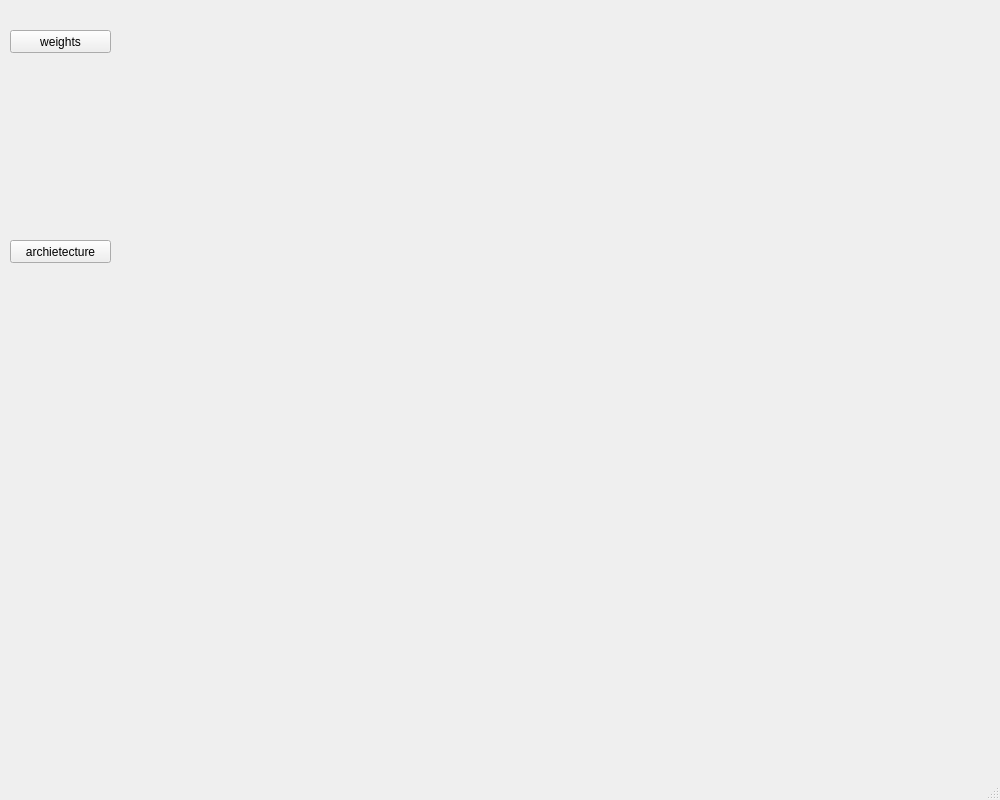
<?xml version="1.0" encoding="UTF-8"?>
<ui version="4.0">
 <class>MainWindow</class>
 <widget class="QMainWindow" name="MainWindow">
  <property name="geometry">
   <rect>
    <x>0</x>
    <y>0</y>
    <width>1000</width>
    <height>800</height>
   </rect>
  </property>
  <property name="windowTitle">
   <string>MainWindow</string>
  </property>
  <widget class="QWidget" name="centralwidget">
   <widget class="MatplotlibWidget" name="matplotlibwidget_static" native="true">
    <property name="geometry">
     <rect>
      <x>399</x>
      <y>10</y>
      <width>301</width>
      <height>700</height>
     </rect>
    </property>
   </widget>
   <widget class="QPushButton" name="pushButton">
    <property name="geometry">
     <rect>
      <x>10</x>
      <y>30</y>
      <width>101</width>
      <height>23</height>
     </rect>
    </property>
    <property name="text">
     <string>weights</string>
    </property>
   </widget>
   <widget class="QPushButton" name="pushButton_2">
    <property name="geometry">
     <rect>
      <x>10</x>
      <y>240</y>
      <width>101</width>
      <height>23</height>
     </rect>
    </property>
    <property name="text">
     <string>archietecture</string>
    </property>
   </widget>
   <widget class="MatplotlibWidget" name="matplotlibwidget_static_2" native="true">
    <property name="geometry">
     <rect>
      <x>230</x>
      <y>30</y>
      <width>911</width>
      <height>701</height>
     </rect>
    </property>
   </widget>
  </widget>
  <widget class="QMenuBar" name="menubar">
   <property name="geometry">
    <rect>
     <x>0</x>
     <y>0</y>
     <width>1000</width>
     <height>23</height>
    </rect>
   </property>
  </widget>
  <widget class="QStatusBar" name="statusbar"/>
 </widget>
 <customwidgets>
  <customwidget>
   <class>MatplotlibWidget</class>
   <extends>QWidget</extends>
   <header location="global">matplotlibwidget.h</header>
   <container>1</container>
  </customwidget>
 </customwidgets>
 <resources/>
 <connections>
  <connection>
   <sender>pushButton</sender>
   <signal>clicked()</signal>
   <receiver>matplotlibwidget_static</receiver>
   <slot>show()</slot>
   <hints>
    <hint type="sourcelabel">
     <x>84</x>
     <y>56</y>
    </hint>
    <hint type="destinationlabel">
     <x>499</x>
     <y>78</y>
    </hint>
   </hints>
  </connection>
  <connection>
   <sender>pushButton_2</sender>
   <signal>clicked()</signal>
   <receiver>matplotlibwidget_static_2</receiver>
   <slot>show()</slot>
   <hints>
    <hint type="sourcelabel">
     <x>36</x>
     <y>276</y>
    </hint>
    <hint type="destinationlabel">
     <x>245</x>
     <y>219</y>
    </hint>
   </hints>
  </connection>
  <connection>
   <sender>pushButton</sender>
   <signal>clicked()</signal>
   <receiver>matplotlibwidget_static_2</receiver>
   <slot>hide()</slot>
   <hints>
    <hint type="sourcelabel">
     <x>104</x>
     <y>59</y>
    </hint>
    <hint type="destinationlabel">
     <x>267</x>
     <y>114</y>
    </hint>
   </hints>
  </connection>
  <connection>
   <sender>pushButton_2</sender>
   <signal>clicked()</signal>
   <receiver>matplotlibwidget_static</receiver>
   <slot>hide()</slot>
   <hints>
    <hint type="sourcelabel">
     <x>71</x>
     <y>271</y>
    </hint>
    <hint type="destinationlabel">
     <x>497</x>
     <y>183</y>
    </hint>
   </hints>
  </connection>
 </connections>
</ui>
